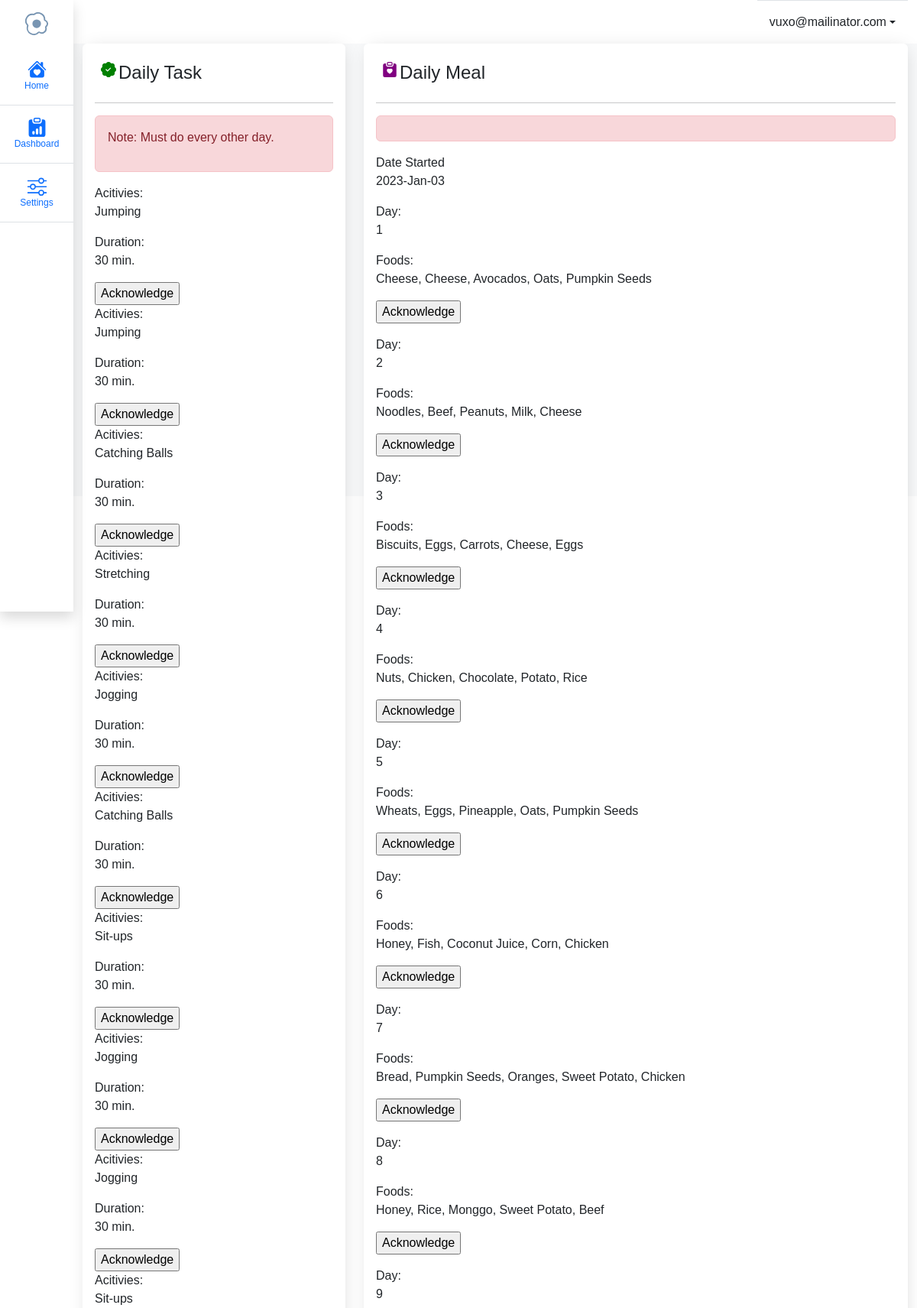
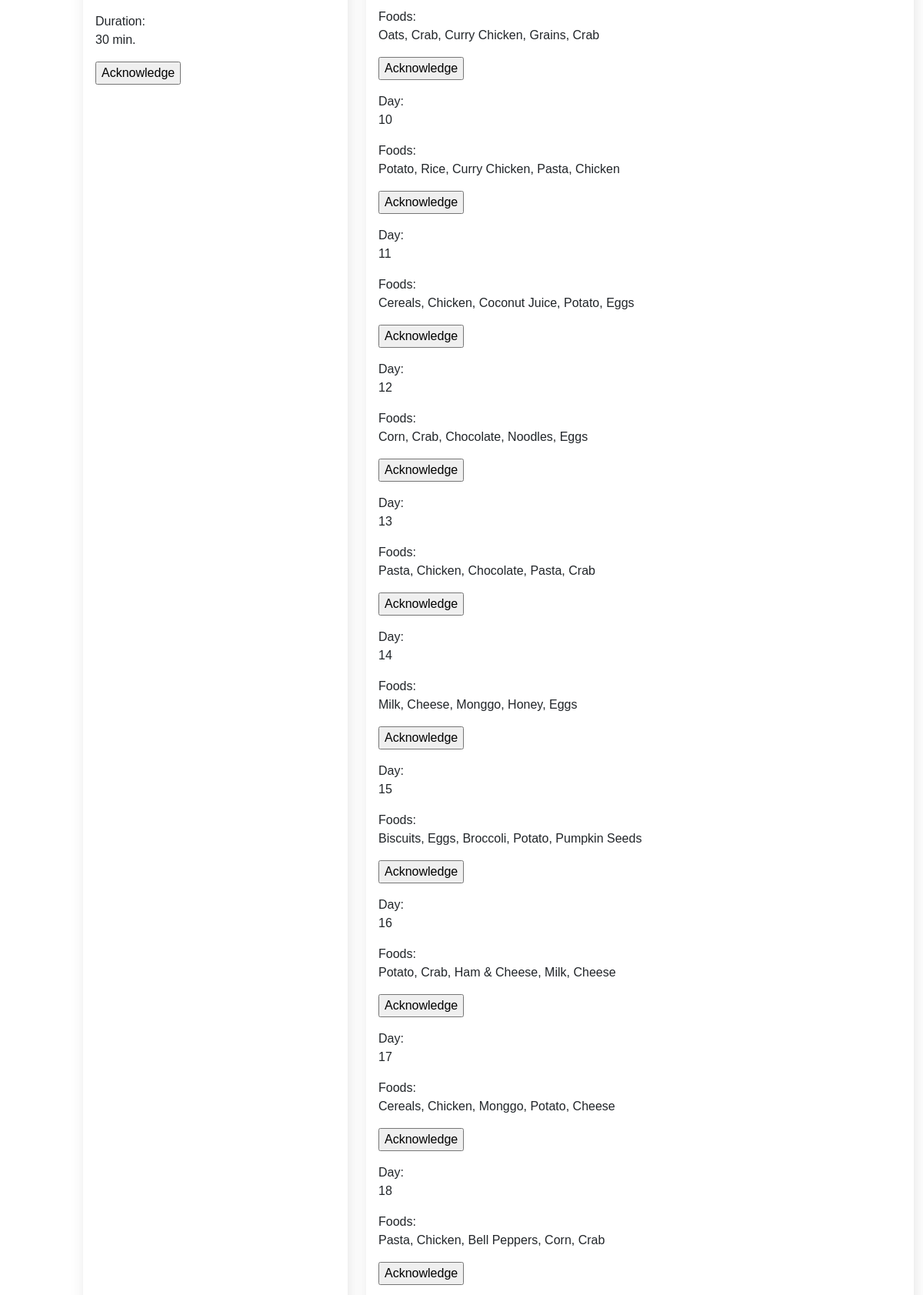
The app's page /parents/home-parent.php (signed in, upper part) with its own data (2 pictures, top to bottom).
### tables this page shows
CREATE TABLE `program_records` (
  `id` int(11) NOT NULL,
  `student_id` varchar(20) NOT NULL,
  `date_started` date NOT NULL,
  `foods` varchar(255) NOT NULL,
  `exercises` varchar(255) NOT NULL,
  `day` varchar(50) NOT NULL,
  `food_acknowledge` int(11) NOT NULL,
  `exercise_acknowledge` int(11) NOT NULL,
  `ended_day` date NOT NULL,
  `date_time_created` datetime NOT NULL,
  `date_time_updated` datetime NOT NULL
);

### parents/home-parent.php (the view, shortened to what this page needs)
<?php
include('../connection.php');
$email = $_SESSION['email'];
$student_id = $_SESSION['student_id'];
?>
<!DOCTYPE html>
<html lang="en">
<head>
    <link rel="stylesheet" href="../src/styles/bootstrap/css/bootstrap.css">
    <link rel="stylesheet" href="../src/styles/custom/stickynav.css">
</head>
<body>
<div class="outer-container d-flex flex-row">
  <div class="sticky-nav bg-white vh-100 shadow">
    <a href="#" class="brand p-3 link-dark text-decoration-none bg-white text-center" title="" data-bs-toggle="tooltip" data-bs-placement="right" data-bs-original-title="Icon-only">
    </a>
    <ul class="list nav nav-flush mb-auto text-center">
      <li class="nav-item">
        <a href="#" class="nav-link active py-3 d-flex flex-column align-items-center text-start border-bottom" aria-current="page" title="" data-bs-toggle="tooltip" data-bs-placement="right" data-bs-original-title="Home">
            <p class="p-0 m-0" style="font-size: 12px;">Home</p>
        </a>
      </li>
      <li class="nav-item">
        <a href="dashboard-parent.php" class="nav-link py-3 border-bottom" title="" data-bs-toggle="tooltip" data-bs-placement="right" data-bs-original-title="Dashboard">
            <p class="p-0 m-0" style="font-size: 12px;">Dashboard</p>
        </a>
      </li>
      <li class="nav-item">
        <a href="profile-parent.php" class="nav-link py-3 border-bottom" title="" data-bs-toggle="tooltip" data-bs-placement="right" data-bs-original-title="Orders">
            <p class="p-0 m-0" style="font-size: 12px;">Settings</p>
        </a>
      </li>
    </ul>
  </div>
<main class="main-container container-fluid-lg bg-light" style="width: 100%; position: relative;">
    <nav class="navbar navbar-expand-lg navbar-light bg-white p-0" style="box-shadow: none;">
        <div class="container-fluid justify-content-end">
            <div class="dropdown border-top">
                <a href="#" class="d-flex align-items-center justify-content-center p-3 link-dark text-decoration-none dropdown-toggle" id="dropdownUser3" data-bs-toggle="dropdown" aria-expanded="false">
                    <?= $email; ?>
                </a>
            </div>
        </div>
    </nav>
    <main class="content">
        <div class="container-fluid" style="height: 100%;">
            <div class="row mb-5 gy-3" style="height: 70vh;">
                <div class="col-lg-4">
                    <div class="card" style="border: none; height: 100%; box-shadow: 2px 2px 23px -6px rgba(0,0,0,0.17);">
                        <div class="card-body">
                            <div class="p-2 pb-0 d-flex flex-column align-items-start">
                                <span class="d-flex flex-row align-middle">
                                    <h1 class="h4 bold" style="padding: 0 0 0 3px;">Daily Task</h1>
                                </span>
                            </div>
                            <hr class="featurette-divider">
                            <div class="alert alert-danger d-flex align-items-center" role="alert">
                                <p>Note: Must do every other day.</p>
                            </div>
                           <?php
                            $sql_daily_activities = "SELECT exercises,exercise_acknowledge, id FROM program_records WHERE student_id = '$student_id' LIMIT 10";
                            $run_daily_activities = mysqli_query($conn,$sql_daily_activities);
                            if(mysqli_num_rows($run_daily_activities) > 0){
                                foreach ($run_daily_activities as $row2){
                                    ?>
                                        <label for="">Acitivies:</label>
                                        <p><?php echo $row2['exercises'] ?></p>
                                        <label for="">Duration:</label>
                                        <p>30 min.</p>
                                        <form action="acknowledge.php" method="POST">
                                        <?php
                                            if($row2['exercise_acknowledge'] == 0){
                                                ?>
                                                <input type="submit" name="acknowledge_task" value="Acknowledge">
                                                <?php
                                            }else{
                                                echo "<div style='color:green;'>Acknowledged </div>";
                                            }
                                        ?>
                                        </form>
                                    <?php
                                }
                            }
                            ?>
                        </div>
                    </div>
                </div>
                <div class="col-lg-8">
                    <div class="card" style="border: none; height: 100%; box-shadow: 2px 2px 23px -6px rgba(0,0,0,0.17);">
                        <div class="card-body">
                            <div class="p-2 pb-0 d-flex flex-column align-items-start">
                                <span class="d-flex flex-row align-middle">
                                    <h1 class="h4 bold" style="padding: 0 0 0 3px;">Daily Meal</h1>
                                </span>
                            </div>
                            <hr class="featurette-divider">
                            <div class="alert alert-danger d-flex align-items-center" role="alert">
                            </div>
                            <?php
                                $sql_program_records_date = "SELECT date_started FROM program_records WHERE student_id = '$student_id' LIMIT 1";
                                $run_program_records_date = mysqli_query($conn,$sql_program_records_date);
                                if(mysqli_num_rows($run_program_records_date) > 0){
                                    foreach($run_program_records_date as $row){
                                        ?>
                                            <label for="">Date Started</label>
                                            <p>
                                                <?php $new_format = date("Y-M-d", strtotime($row['date_started']))?>
                                                <?php echo $new_format?>
                                            </p>
                                        <?php
                                    }
                                }
                                ?>
                                <?php
                                $sql_program_records = "SELECT * FROM program_records WHERE student_id = '$student_id'";
                                $run_program_records = mysqli_query($conn,$sql_program_records);
                                if(mysqli_num_rows($run_program_records) > 0){
                                    foreach($run_program_records as $row1){
                                        ?>
                                            <label for="">Day: </label>
                                            <p><?php echo $row1['day']?></p>
                                            <label for="">Foods:</label>
                                            <p><?php echo $row1['foods']?></p>
                                            <form action="acknowledge.php" method="POST">
                                            <p>
                                                <?php
                                                    if($row1['food_acknowledge'] == 0){
                                                        ?>
                                                            <input type="submit" name="acknowledge_meal" value="Acknowledge">
                                                        <?php
                                                    }else{
                                                        echo "<div style='color: green;'>Acknowledged </div> ";
                                                    }
                                                ?>
                                            </p>
                                            </form>
                                        <?php
                                    }
                                }
                            ?>
                        </div>
                    </div>
                </div>
            </div>
        </div>
    </main>
    <footer class="footer bg-white p-2 w-100">
        <p class="text-center text-muted">PFNMPS@2022</p>
    </footer>
</main>
</div>
</body>
</html>

### src/styles/custom/stickynav.css (style rules this page uses)
.outer-container { position: relative; }
.sticky-nav { width: 6rem; display: flex; flex-direction: column; height: 100%; position: fixed; left: 0; z-index: 11111; }
.main-container { margin-left: 6rem; }
.list { display: flex; flex-direction: column; }

### records on screen
program_records: exercises "Jumping", day "1", foods "Cheese, Cheese, Avocados, Oats, Pumpkin Seeds"
program_records: exercises "Jumping", day "2", foods "Noodles, Beef, Peanuts, Milk, Cheese"
program_records: exercises "Catching Balls", day "3", foods "Biscuits, Eggs, Carrots, Cheese, Eggs"
program_records: exercises "Stretching", day "4", foods "Nuts, Chicken, Chocolate, Potato, Rice"
program_records: exercises "Jogging", day "5", foods "Wheats, Eggs, Pineapple, Oats, Pumpkin Seeds"
program_records: exercises "Catching Balls", day "6", foods "Honey, Fish, Coconut Juice, Corn, Chicken"
program_records: exercises "Sit-ups", day "7", foods "Bread, Pumpkin Seeds, Oranges, Sweet Potato, Chicken"
program_records: exercises "Jogging", day "8", foods "Honey, Rice, Monggo, Sweet Potato, Beef"
program_records: exercises "Jogging", day "9", foods "Oats, Crab, Curry Chicken, Grains, Crab"
program_records: exercises "Sit-ups", day "10", foods "Potato, Rice, Curry Chicken, Pasta, Chicken"
program_records: day "11", foods "Cereals, Chicken, Coconut Juice, Potato, Eggs"
program_records: day "12", foods "Corn, Crab, Chocolate, Noodles, Eggs"
program_records: day "13", foods "Pasta, Chicken, Chocolate, Pasta, Crab"
program_records: day "14", foods "Milk, Cheese, Monggo, Honey, Eggs"
program_records: day "15", foods "Biscuits, Eggs, Broccoli, Potato, Pumpkin Seeds"
program_records: day "16", foods "Potato, Crab, Ham & Cheese, Milk, Cheese"
program_records: day "17", foods "Cereals, Chicken, Monggo, Potato, Cheese"
program_records: day "18", foods "Pasta, Chicken, Bell Peppers, Corn, Crab"

### other values on screen
$email "vuxo@mailinator.com"
$new_format "2023-Jan-03"
